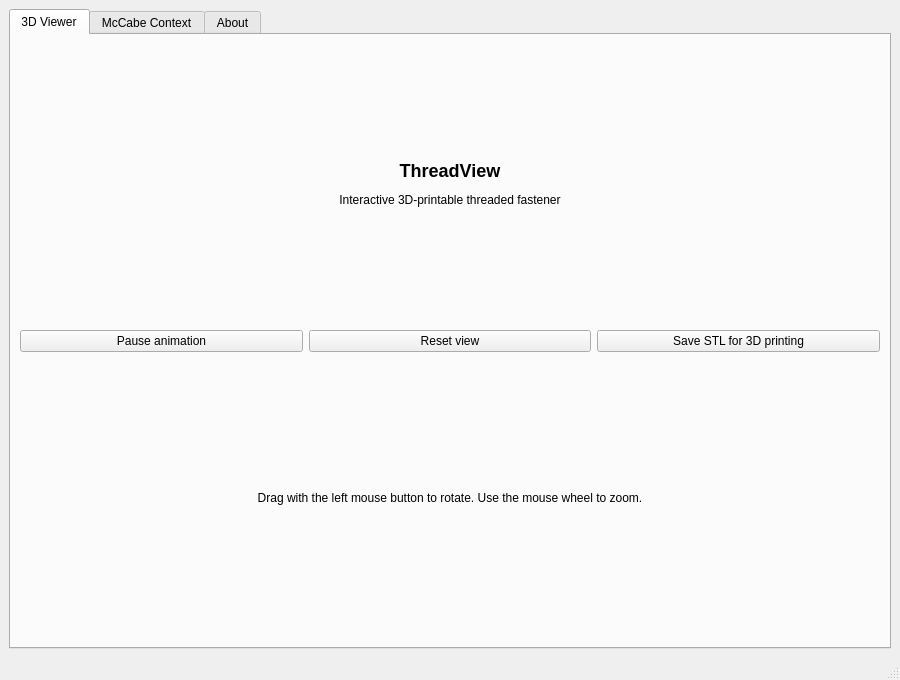
<?xml version="1.0" encoding="UTF-8"?>
<ui version="4.0">
 <class>MainWindow</class>
 <widget class="QMainWindow" name="MainWindow">
  <property name="geometry">
   <rect>
    <x>0</x><y>0</y><width>900</width><height>680</height>
   </rect>
  </property>
  <property name="windowTitle">
   <string>ThreadView</string>
  </property>
  <widget class="QWidget" name="centralwidget">
   <layout class="QVBoxLayout" name="mainLayout">
    <item>
     <widget class="QTabWidget" name="tabs">
      <property name="currentIndex"><number>0</number></property>
      <widget class="QWidget" name="viewerTab">
       <attribute name="title"><string>3D Viewer</string></attribute>
       <layout class="QVBoxLayout" name="viewerLayout">
        <item>
         <widget class="QLabel" name="titleLabel">
          <property name="text"><string>&lt;h2&gt;ThreadView&lt;/h2&gt;&lt;p&gt;Interactive 3D-printable threaded fastener&lt;/p&gt;</string></property>
          <property name="alignment"><set>Qt::AlignmentFlag::AlignCenter</set></property>
         </widget>
        </item>
        <item>
         <layout class="QHBoxLayout" name="buttonLayout">
          <item>
           <widget class="QPushButton" name="animationButton">
            <property name="text"><string>Pause animation</string></property>
            <property name="checkable"><bool>true</bool></property>
           </widget>
          </item>
          <item><widget class="QPushButton" name="resetButton"><property name="text"><string>Reset view</string></property></widget></item>
          <item><widget class="QPushButton" name="saveStlButton"><property name="text"><string>Save STL for 3D printing</string></property></widget></item>
         </layout>
        </item>
        <item>
         <widget class="QLabel" name="helpLabel">
          <property name="text"><string>Drag with the left mouse button to rotate. Use the mouse wheel to zoom.</string></property>
          <property name="alignment"><set>Qt::AlignmentFlag::AlignCenter</set></property>
         </widget>
        </item>
       </layout>
      </widget>
      <widget class="QWidget" name="familyTab">
       <attribute name="title"><string>McCabe Context</string></attribute>
       <layout class="QVBoxLayout" name="familyLayout">
        <item><widget class="QTextBrowser" name="familyText"/></item>
       </layout>
      </widget>
      <widget class="QWidget" name="aboutTab">
       <attribute name="title"><string>About</string></attribute>
       <layout class="QVBoxLayout" name="aboutLayout">
        <item><widget class="QTextBrowser" name="aboutText"/></item>
       </layout>
      </widget>
     </widget>
    </item>
   </layout>
  </widget>
  <widget class="QStatusBar" name="statusbar"/>
 </widget>
 <resources/>
 <connections/>
</ui>
